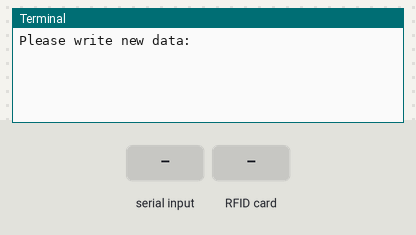
A program run on a simulated Raspberry Pi (header pin numbers). Parts: the last lines printed to the terminal. The test bench sets the inputs (shaded band).

Above: at 1.2 s.
1.3 s: "1" typed at the terminal, then Enter
At 1.9 s:
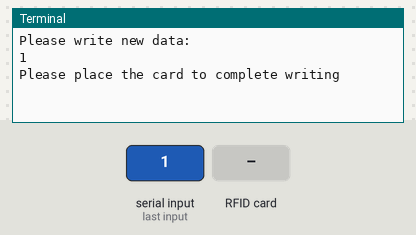
2.8 s: RFID card 5E 7A 19 C4 held to the reader
At 4.3 s:
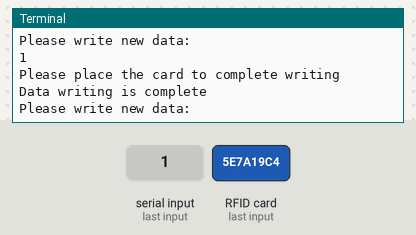

Measured:
- after the input at 1.3 s, the terminal: prints a new line at once (image 1)
- after the input at 2.8 s, the terminal: prints a new line at once (image 2)

The program:

2.2.7_write.py
```python
#!/usr/bin/env python

from mfrc522 import SimpleMFRC522
import RPi.GPIO as GPIO

reader = SimpleMFRC522()

def main():
    while True:
        text = input('Please write new data:')
        print("Please place the card to complete writing")
        reader.write(text)
        print("Data writing is complete")

def destroy():
    GPIO.cleanup()

if __name__ == '__main__':
    try:
        main()
    # When 'Ctrl+C' is pressed, the program destroy() will be  executed.
    except KeyboardInterrupt:
        destroy()
```
